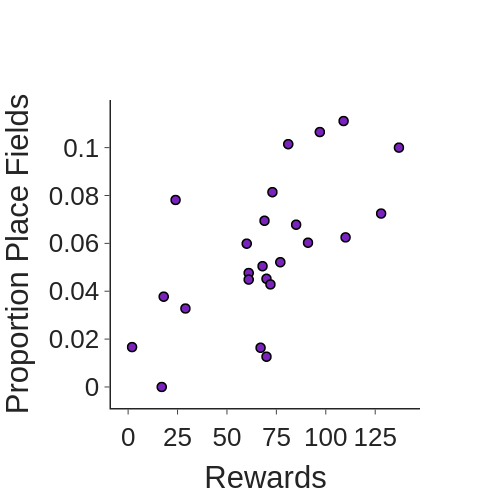

The code cell stored with this chart in its notebook:
### Code cell
## Correlate rewards vs proportion for Multi-context mice across days 6, 11, and 16
mc_df = rel_df[(rel_df['day'] == 6) | (rel_df['day'] == 11) | (rel_df['day'] == 16)]
mc_df = mc_df[(mc_df['relative_bin'] < 0) & (mc_df['relative_bin'] > -reward_bin_size) & (mc_df['group'] == 'Multi-context')]
ufunc = pearsonr 

fig = pf.custom_graph_template(x_title='Rewards', y_title='Proportion Place Fields')
fig.add_trace(go.Scattergl(x=mc_df['rewards'], y=mc_df[yvar], mode='markers', marker_color=ce_colors_dict['Multi-context'],
                            marker=dict(line=dict(width=1.5, color='black')), marker_size=9, name=group))
fig.update_xaxes(dtick=25)
fig.update_layout(legend=dict(
    orientation="h",
    yanchor="top",
    y=1.2,
    xanchor="center",
    x=0.48
))
fig.show()
print(f'Multi-context: {ufunc(mc_df['rewards'], mc_df['proportion'])}')

### Figure 1 — Plotly figure (JSON) as saved in the notebook; plotly's stock layout.template omitted (floating-point values rounded to 4 significant figures)
{"data": [{"marker": {"color": "#7A22BC", "line": {"color": "black", "width": 1.5}, "size": 9}, "mode": "markers", "name": "Multi-context", "type": "scattergl", "x": [29, 17, 70, 61, 68, 85, 18, 67, 61, 2, 91, 73, 69, 60, 77, 70, 110, 137, 72, 81, 128, 24, 109, 97], "y": [0.03279, 0.0, 0.0452, 0.04762, 0.05046, 0.0678, 0.03774, 0.01639, 0.04487, 0.01667, 0.06028, 0.0814, 0.06944, 0.05988, 0.05213, 0.01266, 0.0625, 0.1, 0.04286, 0.1014, 0.07246, 0.07812, 0.1111, 0.1065]}], "layout": {"font": {"family": "Arial", "size": 26}, "height": 500, "legend": {"orientation": "h", "x": 0.48, "xanchor": "center", "y": 1.2, "yanchor": "top"}, "title": {"x": 0.5, "xanchor": "center", "y": 0.9, "yanchor": "top"}, "width": 500, "xaxis": {"anchor": "y", "domain": [0, 1], "dtick": 25, "linewidth": 1.5, "title": {"text": "Rewards"}}, "yaxis": {"anchor": "x", "domain": [0, 1], "linewidth": 1.5, "title": {"text": "Proportion Place Fields"}}}}
